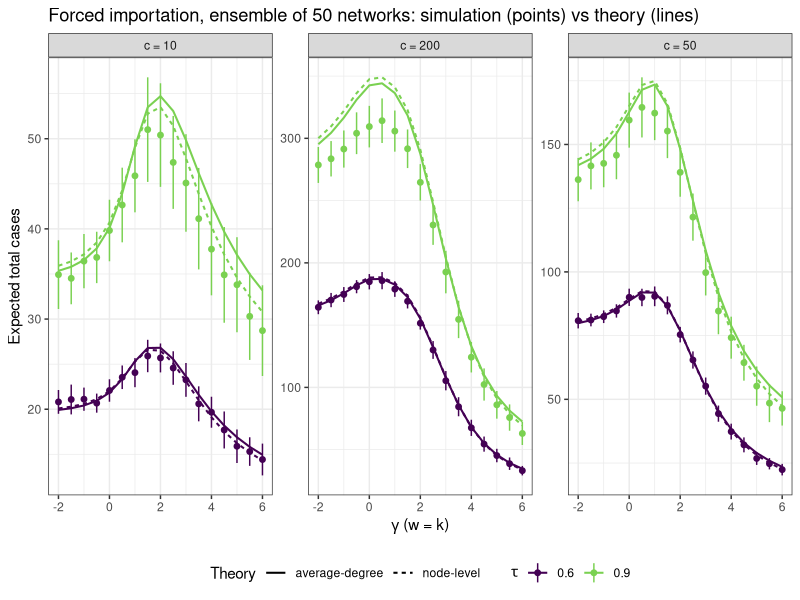

Generate this figure with R: (Note: this script raises an error after producing the figure.)
###############################################################
# 03b_summarise_forced.R
# Run after 03_ensemble_validation.R. Writes the final summaries used by
# the figures from the saved raw results, without re-simulating:
#   Part B: results/03_forced_ensemble.csv from
#     results/03_forced_ensemble_raw.csv, with standard errors;
#   Part A: flags in results/03_cluster_ensemble.csv the degrees present
#     in fewer than MIN_NETS networks.
#
# SEs are across networks: each raw row is one network's mean over
# REPS_F runs, so sd / sqrt(number of networks) includes both
# within- and between-network variation.
#
# Run from the repo root:   Rscript code/03b_summarise_forced.R
###############################################################

suppressPackageStartupMessages({ library(ggplot2); library(dplyr); library(tidyr) })

B_raw <- read.csv("results/03_forced_ensemble_raw.csv")
B_sum <- B_raw %>% group_by(tau, c, gamma) %>%
  summarise(n_nets = n(),
            se_imp = sd(sim_imp) / sqrt(n()), se_cases = sd(sim_cases) / sqrt(n()),
            across(c(sim_imp, sim_cases, th_imp, th_cases_avg, th_cases_node), mean),
            .groups = "drop") %>%
  mutate(z_imp = (sim_imp - th_imp) / se_imp,
         z_avg = (sim_cases - th_cases_avg) / se_cases,
         z_node = (sim_cases - th_cases_node) / se_cases)
write.csv(B_sum, "results/03_forced_ensemble.csv", row.names = FALSE)
print(as.data.frame(B_sum), digits = 3)

figB <- B_sum %>%
  pivot_longer(c(th_cases_avg, th_cases_node), names_to = "theory", values_to = "th") %>%
  mutate(theory = recode(theory, th_cases_avg = "average-degree", th_cases_node = "node-level")) %>%
  ggplot(aes(gamma)) +
  geom_line(aes(y = th, color = factor(tau), linetype = theory), linewidth = 0.7) +
  geom_pointrange(data = B_sum, aes(y = sim_cases, ymin = sim_cases - 2 * se_cases,
                                    ymax = sim_cases + 2 * se_cases, color = factor(tau)), size = 0.25) +
  facet_wrap(~ paste("c =", c), scales = "free_y") +
  scale_color_viridis_d(name = expression(tau), end = 0.8) +
  labs(x = expression(gamma ~ "(w = k)"), y = "Expected total cases", linetype = "Theory",
       title = sprintf("Forced importation, ensemble of %d networks: simulation (points) vs theory (lines)",
                       max(B_sum$n_nets))) +
  theme_bw(base_size = 11) + theme(legend.position = "bottom")
ggsave("figures/03_forced_ensemble.pdf", figB, width = 11, height = 4.8)
cat("\nSaved results/03_forced_ensemble.csv and figures/03_forced_ensemble.pdf\n")

# ---- Part A: flag degrees seen in too few networks ---------------------------
# Very high degrees occur in only a few networks; there the "ensemble"
# is one or two specific men and the network-clustered SE is undefined
# (n_nets = 1) or unreliable. Rows are kept but flagged, and excluded
# from the z-score summary and the figure.
MIN_NETS <- 5L
A_sum <- read.csv("results/03_cluster_ensemble.csv") %>%
  mutate(enough_networks = n_nets >= MIN_NETS)
write.csv(A_sum, "results/03_cluster_ensemble.csv", row.names = FALSE)

cat(sprintf("\nPart A: %d of %d (network, tau, k) rows have k seen in >= %d networks\n",
            sum(A_sum$enough_networks), nrow(A_sum), MIN_NETS))
print(as.data.frame(A_sum %>% filter(enough_networks) %>%
  group_by(network, tau) %>%
  summarise(k_max_used = max(k), median_abs_z_ens = median(abs(z_ens)),
            median_abs_z_node = median(abs(z_node)),
            max_abs_dP0 = max(abs(sim_p0 - theory_p0)), .groups = "drop")), digits = 3)
print(as.data.frame(A_sum %>% filter(enough_networks) %>%
  select(network, tau, k, n_nets, runs, sim_mean, sim_se_net, theory_ens, z_ens, theory_node, z_node)),
  digits = 3)

figA <- ggplot(filter(A_sum, enough_networks), aes(k, sim_mean, color = factor(tau))) +
  geom_pointrange(aes(ymin = sim_mean - 2 * sim_se_net, ymax = sim_mean + 2 * sim_se_net), size = 0.25) +
  geom_line(aes(y = theory_ens), linewidth = 0.7) +
  geom_point(aes(y = theory_node), shape = 4, size = 2) +
  facet_wrap(~ network, scales = "free") +
  scale_color_viridis_d(name = expression(tau), end = 0.9) +
  labs(x = "Degree k of the imported case", y = "Mean secondary cases",
       title = sprintf("Network ensemble (degrees present in >= %d networks): simulation (+-2 SE), s(k) (line), node-level (x)",
                       MIN_NETS)) +
  theme_bw(base_size = 11)
ggsave("figures/03_cluster_ensemble.pdf", figA, width = 11, height = 4.8)
cat("Saved results/03_cluster_ensemble.csv (with enough_networks flag) and figures/03_cluster_ensemble.pdf\n")
